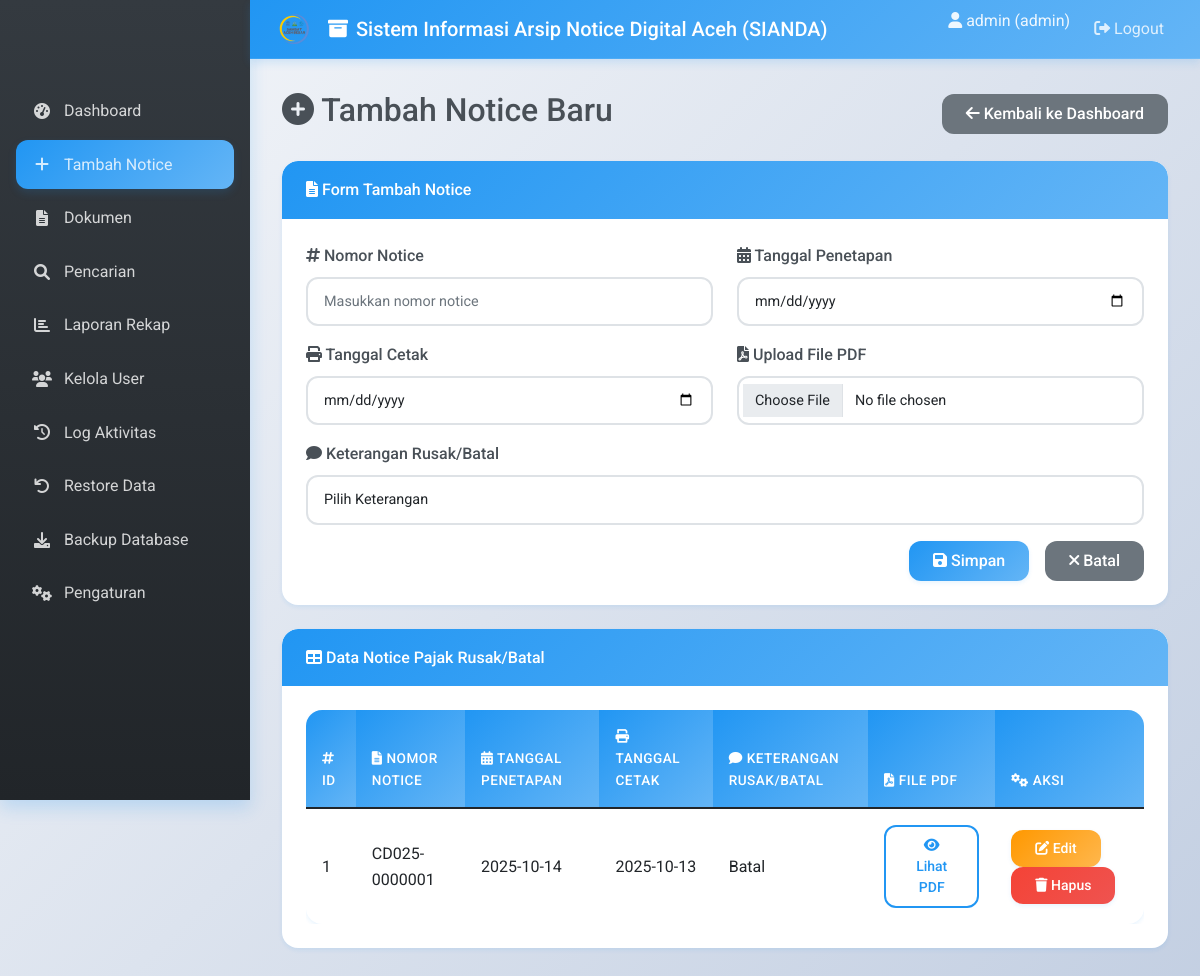
The page /add.php (signed in) on the database its author committed.
### tables this page shows
CREATE TABLE `settings` (
  `id` int(11) NOT NULL AUTO_INCREMENT,
  `app_title` varchar(255) NOT NULL DEFAULT 'Sistem Informasi Arsip Notice Digital Aceh',
  `logo_path` varchar(255) DEFAULT NULL,
  PRIMARY KEY (`id`)
);

CREATE TABLE `notices` (
  `id` int(11) NOT NULL AUTO_INCREMENT,
  `nomor_notice` varchar(255) NOT NULL,
  `tanggal_penetapan` date NOT NULL,
  `tanggal_cetak` date NOT NULL,
  `keterangan_rusak` text DEFAULT NULL,
  `file_pdf` varchar(255) DEFAULT NULL,
  `status` varchar(10) DEFAULT 'active',
  PRIMARY KEY (`id`)
);

### add.php (the view, shortened to what this page needs)
<?php
include 'db.php';
$sql_settings = "SELECT * FROM settings WHERE id = 1";
$result_settings = mysqli_query($conn, $sql_settings);
$settings = mysqli_fetch_assoc($result_settings);
?>
<!DOCTYPE html>
<html lang="en">
<head>
    <link href="https://cdn.jsdelivr.net/npm/bootstrap@5.1.3/dist/css/bootstrap.min.css" rel="stylesheet">
    <link rel="stylesheet" href="https://cdnjs.cloudflare.com/ajax/libs/font-awesome/6.0.0/css/all.min.css">
    <link href="assets/css/style.css" rel="stylesheet">
</head>
<body>
    <nav class="navbar navbar-expand-lg navbar-dark">
        <div class="container-fluid">
            <a class="navbar-brand" href="#">
                <?php if ($settings['logo_path']) { ?>
                    <img src="uploads/<?php echo $settings['logo_path']; ?>" alt="Logo" style="height: 30px; margin-right: 10px;">
                <?php } ?>
                <i class="fas fa-archive"></i> <?php echo $settings['app_title']; ?>
            </a>
            <div class="collapse navbar-collapse" id="navbarNav">
                <ul class="navbar-nav ms-auto">
                    <li class="nav-item">
                        <span class="navbar-text me-3">
                            <i class="fas fa-user"></i> <?php echo $_SESSION['username']; ?> (<?php echo $_SESSION['role']; ?>)
                        </span>
                    </li>
                    <li class="nav-item">
                        <a class="nav-link" href="logout.php"><i class="fas fa-sign-out-alt"></i> Logout</a>
                    </li>
                </ul>
            </div>
        </div>
    </nav>
    <div class="sidebar">
        <nav class="nav flex-column">
            <a class="nav-link" href="index.php"><i class="fas fa-tachometer-alt"></i> Dashboard</a>
            <a class="nav-link active" href="add.php"><i class="fas fa-plus"></i> Tambah Notice</a>
            <a class="nav-link" href="dokumen.php"><i class="fas fa-file-alt"></i> Dokumen</a>
            <a class="nav-link" href="report.php"><i class="fas fa-search"></i> Pencarian</a>
            <a class="nav-link" href="rekap.php"><i class="fas fa-chart-bar"></i> Laporan Rekap</a>
            <?php if ($_SESSION['role'] == 'admin') { ?>
                <a class="nav-link" href="users.php"><i class="fas fa-users"></i> Kelola User</a>
                <a class="nav-link" href="logs.php"><i class="fas fa-history"></i> Log Aktivitas</a>
                <a class="nav-link" href="restore.php"><i class="fas fa-undo"></i> Restore Data</a>
                <a class="nav-link" href="backup.php"><i class="fas fa-download"></i> Backup Database</a>
                <a class="nav-link" href="settings.php"><i class="fas fa-cogs"></i> Pengaturan</a>
            <?php } ?>
        </nav>
    </div>
    <div class="main-content">
        <div class="d-flex justify-content-between align-items-center mb-4">
            <h2><i class="fas fa-plus-circle"></i> Tambah Notice Baru</h2>
            <a href="index.php" class="btn btn-secondary"><i class="fas fa-arrow-left"></i> Kembali ke Dashboard</a>
        </div>
        <div class="card">
            <div class="card-header">
                <i class="fas fa-file-alt"></i> Form Tambah Notice
            </div>
            <div class="card-body">
                <form method="POST" enctype="multipart/form-data">
                    <div class="row">
                        <div class="col-md-6 mb-3">
                            <label for="nomor_notice" class="form-label"><i class="fas fa-hashtag"></i> Nomor Notice</label>
                            <input type="text" class="form-control" id="nomor_notice" name="nomor_notice" required placeholder="Masukkan nomor notice">
                        </div>
                        <div class="col-md-6 mb-3">
                            <label for="tanggal_penetapan" class="form-label"><i class="fas fa-calendar-alt"></i> Tanggal Penetapan</label>
                            <input type="date" class="form-control" id="tanggal_penetapan" name="tanggal_penetapan" required>
                        </div>
                    </div>
                    <div class="row">
                        <div class="col-md-6 mb-3">
                            <label for="tanggal_cetak" class="form-label"><i class="fas fa-print"></i> Tanggal Cetak</label>
                            <input type="date" class="form-control" id="tanggal_cetak" name="tanggal_cetak" required>
                        </div>
                        <div class="col-md-6 mb-3">
                            <label for="file_pdf" class="form-label"><i class="fas fa-file-pdf"></i> Upload File PDF</label>
                            <input type="file" class="form-control" id="file_pdf" name="file_pdf" accept=".pdf">
                        </div>
                    </div>
                    <div class="mb-3">
                        <label for="keterangan_rusak" class="form-label"><i class="fas fa-comment"></i> Keterangan Rusak/Batal</label>
                        <select class="form-control" id="keterangan_rusak" name="keterangan_rusak" required>
                            <option value="">Pilih Keterangan</option>
                        </select>
                    </div>
                    <div class="d-grid gap-2 d-md-flex justify-content-md-end">
                        <button type="submit" class="btn btn-primary me-md-2"><i class="fas fa-save"></i> Simpan</button>
                        <a href="index.php" class="btn btn-secondary"><i class="fas fa-times"></i> Batal</a>
                    </div>
                </form>
            </div>
        </div>
        <div class="card mt-4">
            <div class="card-header">
                <i class="fas fa-table"></i> Data Notice Pajak Rusak/Batal
            </div>
            <div class="card-body">
                <div class="table-responsive">
                    <table class="table table-hover">
                        <thead>
                            <tr>
                                <th><i class="fas fa-hashtag"></i> ID</th>
                                <th><i class="fas fa-file-alt"></i> Nomor Notice</th>
                                <th><i class="fas fa-calendar-alt"></i> Tanggal Penetapan</th>
                                <th><i class="fas fa-print"></i> Tanggal Cetak</th>
                                <th><i class="fas fa-comment"></i> Keterangan Rusak/Batal</th>
                                <th><i class="fas fa-file-pdf"></i> File PDF</th>
                                <th><i class="fas fa-cogs"></i> Aksi</th>
                            </tr>
                        </thead>
                        <tbody>
                            <?php
                            $sql_all = "SELECT * FROM notices WHERE status = 'active' ORDER BY id DESC";
                            $result_all = mysqli_query($conn, $sql_all);
                            while ($row = mysqli_fetch_assoc($result_all)) { ?>
                            <tr>
                                <td><?php echo $row['id']; ?></td>
                                <td><?php echo $row['nomor_notice']; ?></td>
                                <td><?php echo $row['tanggal_penetapan']; ?></td>
                                <td><?php echo $row['tanggal_cetak']; ?></td>
                                <td><?php echo $row['keterangan_rusak']; ?></td>
                                <td>
                                    <?php if ($row['file_pdf']) { ?>
                                        <a href="uploads/<?php echo $row['file_pdf']; ?>" target="_blank" class="btn btn-sm btn-outline-primary"><i class="fas fa-eye"></i> Lihat PDF</a>
                                    <?php } else { echo '<span class="text-muted">Tidak ada</span>'; } ?>
                                </td>
                                <td>
                                    <a href="edit.php?id=<?php echo $row['id']; ?>" class="btn btn-sm btn-warning me-1"><i class="fas fa-edit"></i> Edit</a>
                                    <a href="delete.php?id=<?php echo $row['id']; ?>" class="btn btn-sm btn-danger" onclick="return confirm('Yakin hapus?')"><i class="fas fa-trash"></i> Hapus</a>
                                </td>
                            </tr>
                            <?php } ?>
                        </tbody>
                    </table>
                </div>
            </div>
        </div>
    </div>
</body>
</html>

### rows shown on the page
settings: logo_path (picture), app_title "Sistem Informasi Arsip Notice Digital Aceh (SIANDA)"
notices: id "1", nomor_notice "CD025-0000001", tanggal_penetapan "2025-10-14", tanggal_cetak "2025-10-13", keterangan_rusak "Batal"

### other values the page prints
$_SESSION['username'] "admin"
$_SESSION['role'] "admin"
